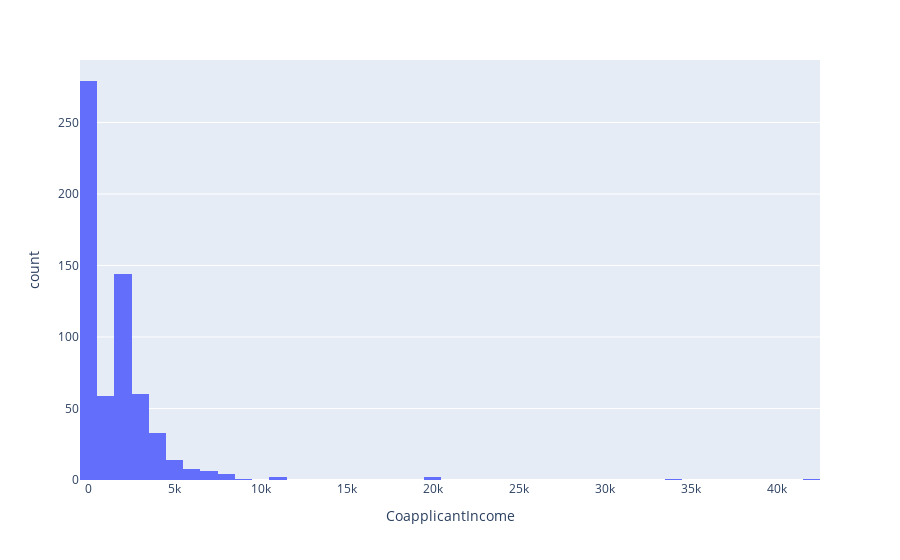

This figure's notebook cell:
### Code cell
fig = px.histogram(df, x='CoapplicantIncome', nbins=60)
fig.show()

### Figure 1 — Plotly figure (JSON) as saved in the notebook; plotly's stock layout.template omitted (floating-point values rounded to 4 significant figures; data arrays with more than 128 entries replaced by an {"elided": "..."} marker saying what was removed)
{"data": [{"alignmentgroup": "True", "bingroup": "x", "hovertemplate": "CoapplicantIncome=%{x}<br>count=%{y}<extra></extra>", "legendgroup": "", "marker": {"color": "#636efa", "pattern": {"shape": ""}}, "name": "", "nbinsx": 60, "offsetgroup": "", "orientation": "v", "showlegend": false, "type": "histogram", "x": {"elided": "614 float values"}, "xaxis": "x", "yaxis": "y"}], "layout": {"barmode": "relative", "legend": {"tracegroupgap": 0}, "margin": {"t": 60}, "xaxis": {"anchor": "y", "domain": [0, 1], "title": {"text": "CoapplicantIncome"}}, "yaxis": {"anchor": "x", "domain": [0, 1], "title": {"text": "count"}}}}
